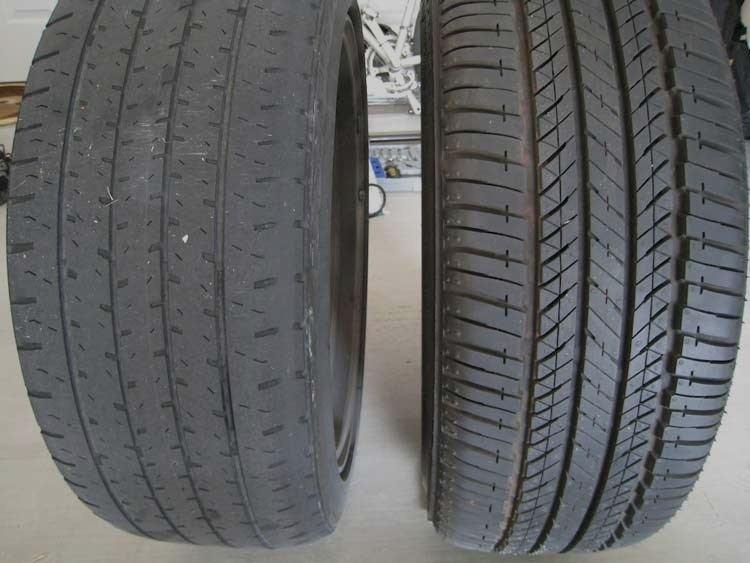
#> input picture data/augmented/bad/1666881312128_aug3.jpg, 750 x 563 px
$ python -i stage4_texture.py   (imports and definitions only)   (older library calls are emulated)
#> lines starting #> are read from the running program, lines starting #| are printed output that depends on the picture
#> further down, picture is the input picture: shape (563, 750, 3); mean B, G, R 99, 98.4, 97.6
import cv2
import numpy as np
from skimage.feature import graycomatrix, graycoprops, local_binary_pattern
import matplotlib.pyplot as plt


# -------------------------------
# EDGE DENSITY FUNCTION (NEW)
# -------------------------------
def compute_edge_density(gray):
    median = np.median(gray)

    lower = int(max(0, 0.67 * median))
    upper = int(min(255, 1.33 * median))

    edges = cv2.Canny(gray, lower, upper)

    density = np.count_nonzero(edges) / edges.size
    return density


def extract_texture_features(image):
    # -------------------------------
    # Ensure grayscale
    # -------------------------------
    if len(image.shape) == 3:
        gray = cv2.cvtColor(image, cv2.COLOR_BGR2GRAY)
    else:
        gray = image

    # -------------------------------
    # GLCM
    # -------------------------------
    glcm = graycomatrix(gray, distances=[1], angles=[0],
                        levels=256, symmetric=True, normed=True)

    contrast = graycoprops(glcm, 'contrast')[0, 0]
#> contrast = 100.9
    dissimilarity = graycoprops(glcm, 'dissimilarity')[0, 0]
#> dissimilarity = 5.1
    homogeneity = graycoprops(glcm, 'homogeneity')[0, 0]
#> homogeneity = 0.362
    energy = graycoprops(glcm, 'energy')[0, 0]
#> energy = 0.0382
    correlation = graycoprops(glcm, 'correlation')[0, 0]
#> correlation = 0.962

    # -------------------------------
    # LBP
    # -------------------------------
    radius = 1
    n_points = 8 * radius

    lbp = local_binary_pattern(gray, n_points, radius, method='uniform')
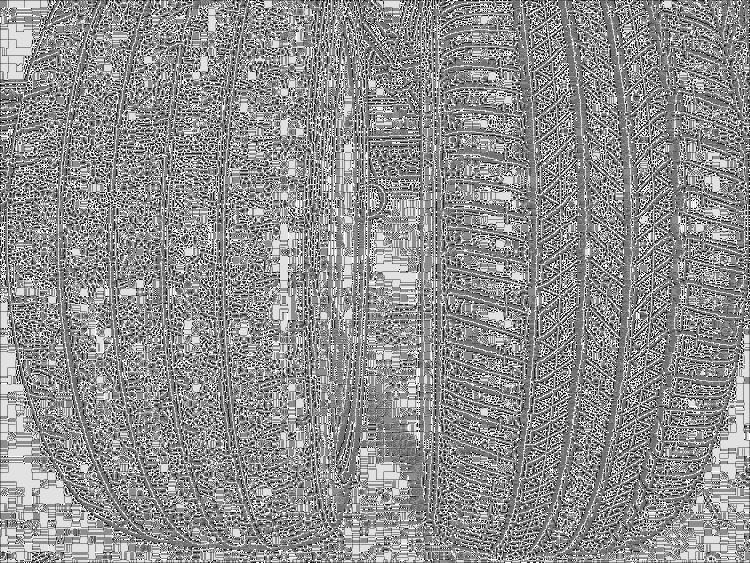
#> lbp: shape (563, 750) float64; min 0, max 9, mean 5.07; drawn with min black and max white

    lbp_hist, _ = np.histogram(
        lbp.ravel(),
        bins=np.arange(0, n_points + 3),
        range=(0, n_points + 2)
    )
#> lbp_hist = [11256, 27496, 14349, 43242, 87336, 81661, 30908, 33018, 56248, 36736]

    lbp_hist = lbp_hist.astype("float")
    lbp_hist /= (lbp_hist.sum() + 1e-6)
#> lbp_hist = [0.0267, 0.0651, 0.034, 0.102, 0.207, 0.193, 0.0732, 0.0782, 0.133, 0.087]

    # -------------------------------
    # EDGE FEATURE (NEW)
    # -------------------------------
    edge_density = compute_edge_density(gray)
#> in compute_edge_density, `median = np.median(gray)`: median = 93
#> in compute_edge_density, `lower = int(max(0, 0.67 * median))`: lower = 62
#> in compute_edge_density, `upper = int(min(255, 1.33 * median))`: upper = 123
#> in compute_edge_density, `edges = cv2.Canny(gray, lower, upper)`:
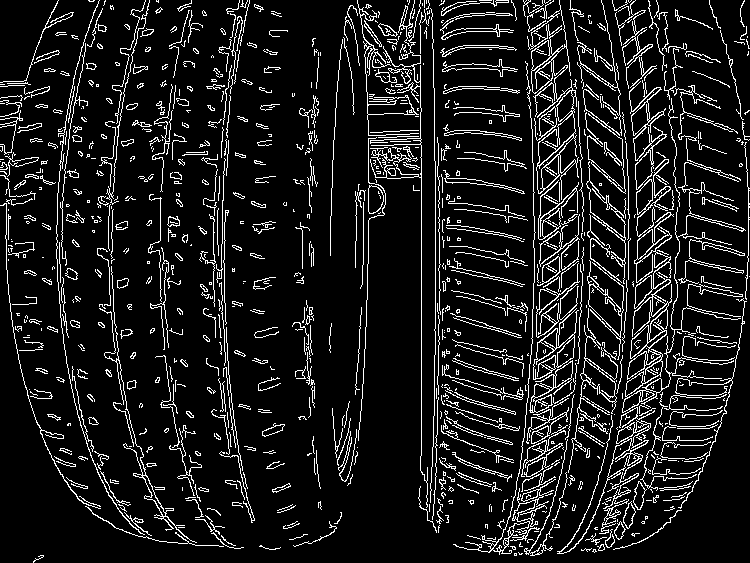
#> edges: shape (563, 750); 10.6% white in thin lines or dots
#> in compute_edge_density, `density = np.count_nonzero(edges) / edges.size`: density = 0.106
#> edge_density = 0.106

    # -------------------------------
    # Convert to dictionary
    # -------------------------------
    glcm_dict = {
        "contrast": contrast,
        "dissimilarity": dissimilarity,
        "homogeneity": homogeneity,
        "energy": energy,
        "correlation": correlation,
        "edge_density": edge_density
    }
#> glcm_dict = {'contrast': 100.9, 'dissimilarity': 5.1, 'homogeneity': 0.362, 'energy': 0.0382, 'correlation': 0.962, 'edge_density': 0.106}

    # -------------------------------
    # Feature vector (UPDATED)
    # -------------------------------
    feat_vec = [
        contrast,
        dissimilarity,
        homogeneity,
        energy,
        correlation,
        edge_density
    ]
#> feat_vec = [100.9, 5.1, 0.362, 0.0382, 0.962, 0.106]

    return feat_vec, glcm_dict, lbp_hist, lbp


# -------------------------------
# SHOW FUNCTION
# -------------------------------
def show_stage4(roi, glcm_feats, lbp_hist, lbp_img,
                save_path="outputs/output_stage4.png"):

    fig, axes = plt.subplots(1, 3, figsize=(12, 4))

    fig.suptitle("Stage 4 — Texture Analysis (GLCM + LBP)",
                 fontsize=12, fontweight='bold')

    axes[0].imshow(roi, cmap='gray')
    axes[0].set_title("Tread ROI")
    axes[0].axis("off")

    axes[1].imshow(lbp_img, cmap='gray')
    axes[1].set_title("LBP Image")
    axes[1].axis("off")

    axes[2].plot(lbp_hist)
    axes[2].set_title("LBP Histogram")

    plt.tight_layout()
    plt.savefig(save_path, dpi=150)
    plt.close()

    print(f"  [Stage 4] ✅ Saved → {save_path}")

>>> import cv2
>>> picture = cv2.imread('../data/augmented/bad/1666881312128_aug3.jpg')
>>> result = extract_texture_features(picture)

$ run again, on data/augmented/bad/Bald20tyre_aug4.jpg
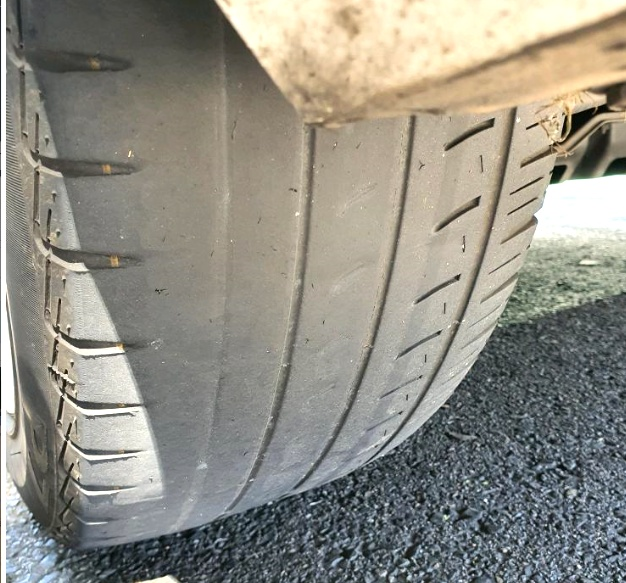
#> input picture data/augmented/bad/Bald20tyre_aug4.jpg, 626 x 583 px
#> picture is the input picture: shape (583, 626, 3); mean B, G, R 132.7, 142.4, 144.5
#> contrast = 301.8
#> dissimilarity = 8.98
#> homogeneity = 0.249
#> energy = 0.02
#> correlation = 0.949
#> in extract_texture_features, `lbp = local_binary_pattern(gray, n_points, radius, method='uniform')`:
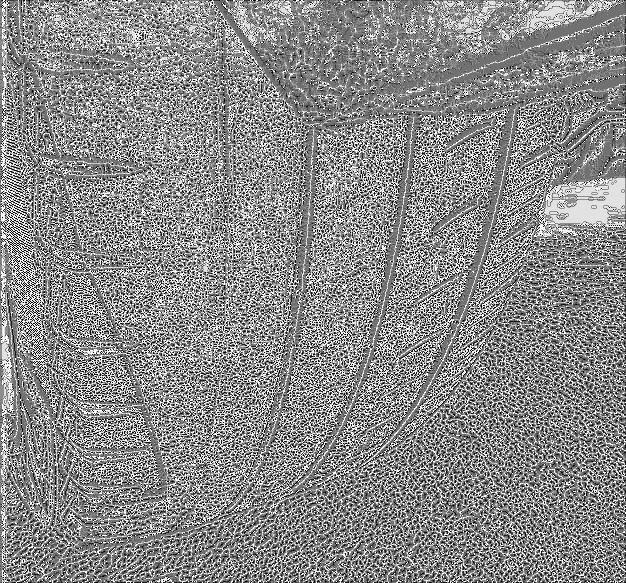
#> lbp: shape (583, 626) float64; min 0, max 9, mean 4.88; drawn with min black and max white
#> in extract_texture_features, `lbp_hist, _ = np.histogram( lbp.ravel(), bins=np.arange(0, n_points + ..`: lbp_hist = [16666, 24982, 20333, 43725, 70552, 53935, 30057, 28194, 34020, 42494]
#> in extract_texture_features, `lbp_hist /= (lbp_hist.sum() + 1e-6)`: lbp_hist = [0.0457, 0.0685, 0.0557, 0.12, 0.193, 0.148, 0.0824, 0.0773, 0.0932, 0.116]
#> median = 142
#> lower = 95
#> upper = 188
#> in compute_edge_density, `edges = cv2.Canny(gray, lower, upper)`:
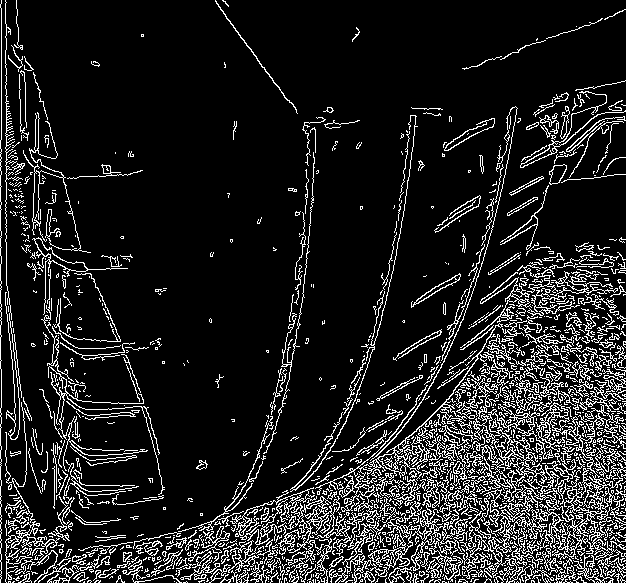
#> edges: shape (583, 626); 12.9% white in thin lines or dots
#> density = 0.129
#> glcm_dict = {'contrast': 301.8, 'dissimilarity': 8.98, 'homogeneity': 0.249, 'energy': 0.02, 'correlation': 0.949, 'edge_density': 0.129}
#> feat_vec = [301.8, 8.98, 0.249, 0.02, 0.949, 0.129]

$ run again, on data/augmented/bad/Bald_tyre_aug0.jpg
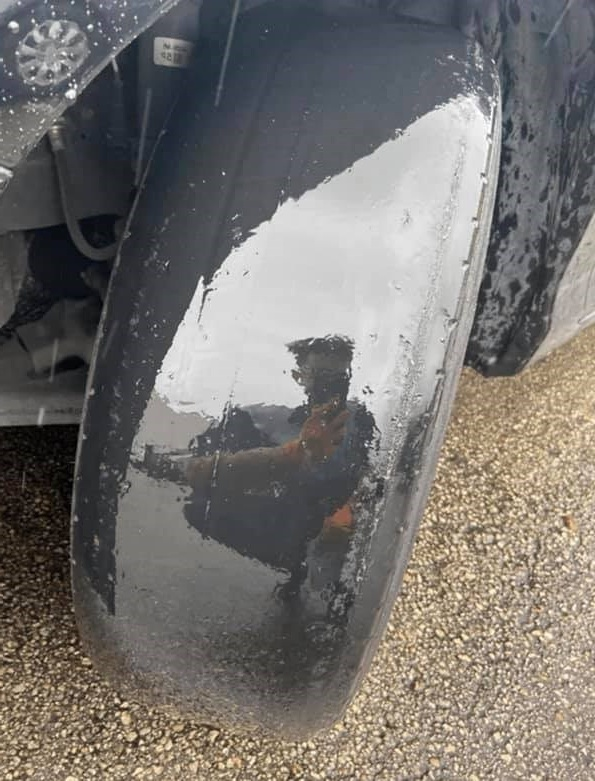
#> input picture data/augmented/bad/Bald_tyre_aug0.jpg, 595 x 781 px
#> picture is the input picture: shape (781, 595, 3); mean B, G, R 111.5, 115.4, 119.2
#> contrast = 181
#> dissimilarity = 7.61
#> homogeneity = 0.326
#> energy = 0.025
#> correlation = 0.972
#> in extract_texture_features, `lbp = local_binary_pattern(gray, n_points, radius, method='uniform')`:
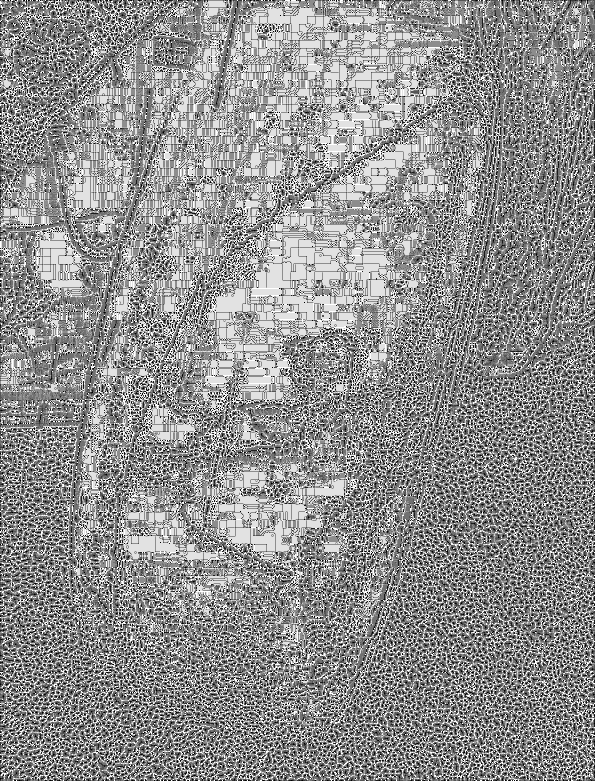
#> lbp: shape (781, 595) float64; min 0, max 9, mean 5.08; drawn with min black and max white
#> in extract_texture_features, `lbp_hist, _ = np.histogram( lbp.ravel(), bins=np.arange(0, n_points + ..`: lbp_hist = [13260, 25020, 22957, 60517, 78669, 84040, 37073, 32065, 72889, 38205]
#> in extract_texture_features, `lbp_hist /= (lbp_hist.sum() + 1e-6)`: lbp_hist = [0.0285, 0.0538, 0.0494, 0.13, 0.169, 0.181, 0.0798, 0.069, 0.157, 0.0822]
#> median = 104
#> lower = 69
#> upper = 138
#> in compute_edge_density, `edges = cv2.Canny(gray, lower, upper)`:
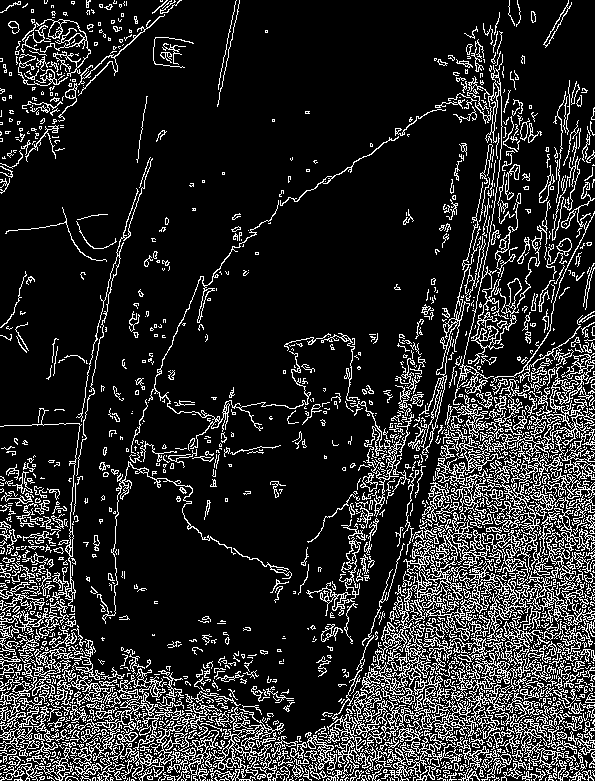
#> edges: shape (781, 595); 15.7% white in thin lines or dots
#> density = 0.157
#> glcm_dict = {'contrast': 181, 'dissimilarity': 7.61, 'homogeneity': 0.326, 'energy': 0.025, 'correlation': 0.972, 'edge_density': 0.157}
#> feat_vec = [181, 7.61, 0.326, 0.025, 0.972, 0.157]

$ run again, on data/augmented/bad/Flat-tire-on-the-side-of-the-road_97025114_aug2.jpg
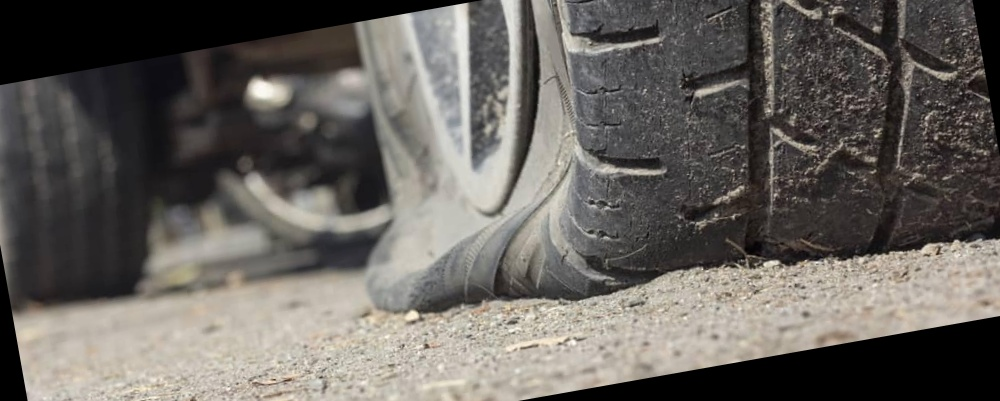
#> input picture data/augmented/bad/Flat-tire-on-the-side-of-the-road_97025114_aug2.jpg, 1000 x 401 px
#> picture is the input picture: shape (401, 1000, 3); mean B, G, R 94.3, 99.1, 103.1
#> contrast = 87.8
#> dissimilarity = 4.99
#> homogeneity = 0.374
#> energy = 0.104
#> correlation = 0.991
#> in extract_texture_features, `lbp = local_binary_pattern(gray, n_points, radius, method='uniform')`:
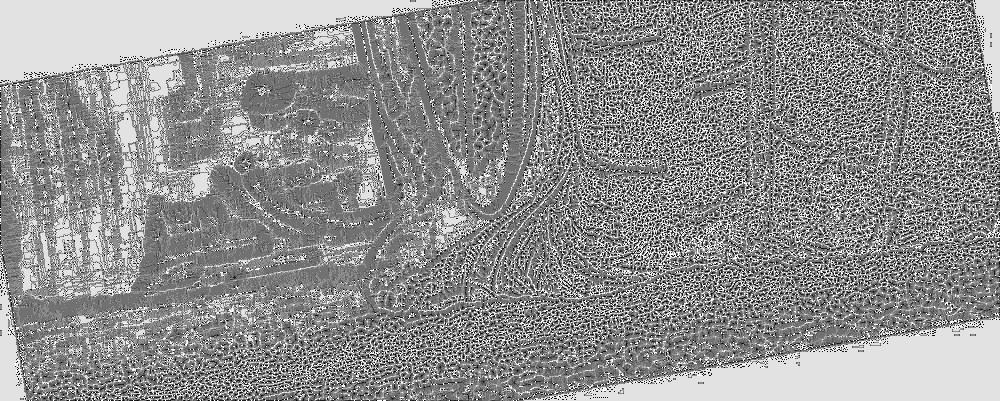
#> lbp: shape (401, 1000) float64; min 0, max 9, mean 5.09; drawn with min black and max white
#> in extract_texture_features, `lbp_hist, _ = np.histogram( lbp.ravel(), bins=np.arange(0, n_points + ..`: lbp_hist = [9233, 16337, 15542, 45764, 95453, 74018, 27700, 20677, 71467, 24809]
#> in extract_texture_features, `lbp_hist /= (lbp_hist.sum() + 1e-6)`: lbp_hist = [0.023, 0.0407, 0.0388, 0.114, 0.238, 0.185, 0.0691, 0.0516, 0.178, 0.0619]
#> median = 82
#> lower = 54
#> upper = 109
#> in compute_edge_density, `edges = cv2.Canny(gray, lower, upper)`:
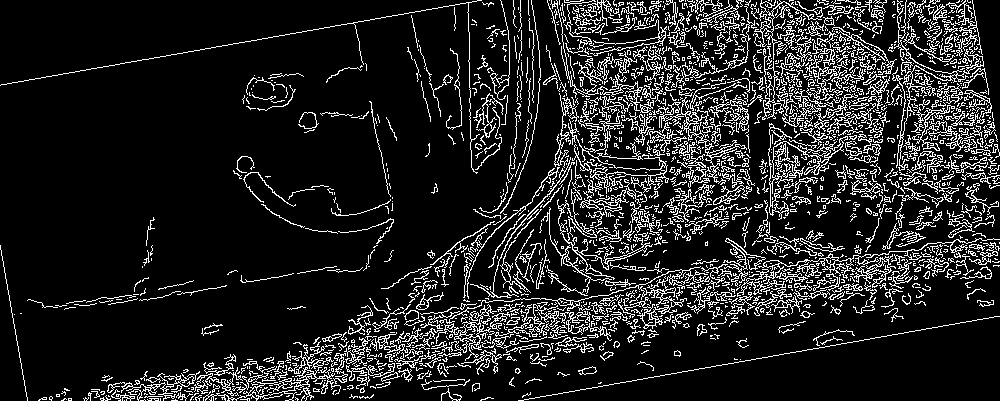
#> edges: shape (401, 1000); 13.5% white in thin lines or dots
#> density = 0.135
#> glcm_dict = {'contrast': 87.8, 'dissimilarity': 4.99, 'homogeneity': 0.374, 'energy': 0.104, 'correlation': 0.991, 'edge_density': 0.135}
#> feat_vec = [87.8, 4.99, 0.374, 0.104, 0.991, 0.135]
